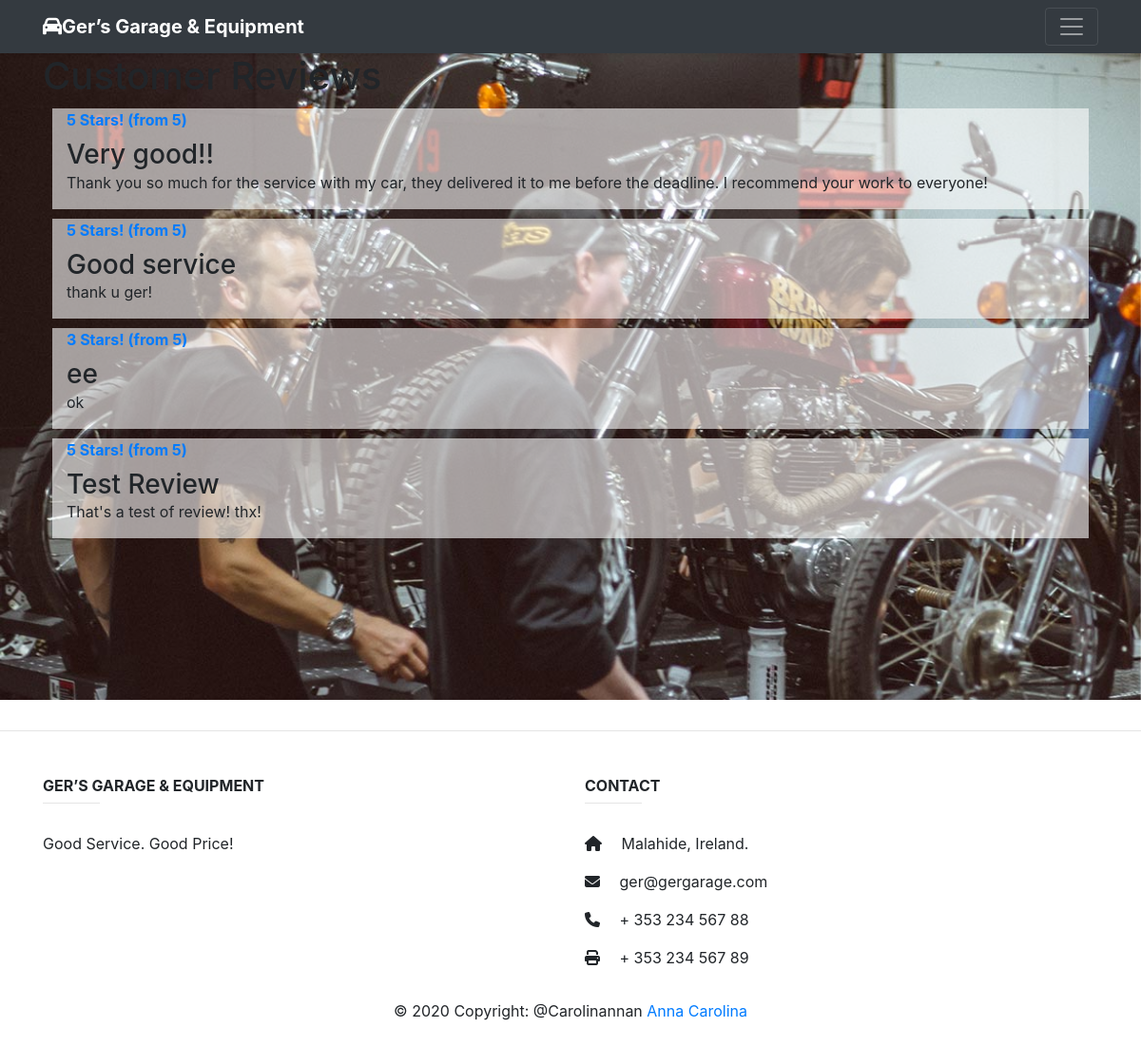
/review.php, run on the app's committed database.
### tables this page shows
CREATE TABLE IF NOT EXISTS `review` (
  `id` int(11) NOT NULL AUTO_INCREMENT,
  `id_user` int(11) NOT NULL,
  `stars` int(11) NOT NULL,
  `title` varchar(150) NOT NULL,
  `review` text NOT NULL,
  PRIMARY KEY (`id`)
);

### review.php (the view, shortened to what this page needs)
<?php
include('header.php');
$query = "SELECT * FROM review ORDER BY id DESC";
$result = mysqli_query($conn, $query);
?>
<div class="userBody">
  <div class="container ">
    <div class="row">
      <div class="col align-self-center">
      <h1>Customer Reviews</h1>
        <?php
            while ($row = mysqli_fetch_array($result)) {
        ?>
            <div class="row reviews">
                <div class="col align-self-center  tableBg">
                    <strong class="d-inline-block mb-2 text-primary"><?php echo $row['stars'] ?> Stars! (from 5)</strong>
                    <h3 class="mb-0"><?php echo $row['title'] ?></h3>
                    <p><?php echo $row['review'] ?></p>
                </div>
            </div>
        <?php } ?>
      </div>
    </div>
  </div>
</div>
<?php
include('footer.php');
?>

### header.php (shortened to what this page needs)
<!DOCTYPE html>
<html lang="en">
<head>
    <link rel="stylesheet" href="https://stackpath.bootstrapcdn.com/bootstrap/4.4.1/css/bootstrap.min.css">
    <link rel="stylesheet" href="assets/css/custom.css">
</head>
<body>
        <header>
                <div class="navbar navbar-dark bg-dark shadow-sm">
                  <div class="container d-flex justify-content-between">
                    <a href="#" class="navbar-brand d-flex align-items-center">
                      <i class="fas fa-car"></i>
                        <strong>   Ger’s Garage & Equipment</strong>
                    </a>
                    <button class="navbar-toggler" type="button" data-toggle="collapse" data-target="#navbarHeader" aria-controls="navbarHeader" aria-expanded="false" aria-label="Toggle navigation">
                      <span class="navbar-toggler-icon"></span>
                    </button>
                  </div>
                </div>
              </header>

### footer.php (shortened to what this page needs)
<footer class="footer mt-auto py-3">
  <hr class="featurette-divider">
  <div class="container text-center text-md-left mt-5">
    <div class="row mt-3 dark-grey-text">
      <div class="col-md-3 col-lg-4 col-xl-3 mb-4">
        <h6 class="text-uppercase font-weight-bold"> Ger’s Garage & Equipment </h6>
        <hr class="teal accent-3 mb-4 mt-0 d-inline-block mx-auto" style="width: 60px;">
        <p>Good Service. Good Price!</p>
      </div>
      <div class="col-md-4 col-lg-3 col-xl-3 mx-auto mb-md-0 mb-4">
        <h6 class="text-uppercase font-weight-bold">Contact</h6>
        <hr class="teal accent-3 mb-4 mt-0 d-inline-block mx-auto" style="width: 60px;">
        <p>
          <i class="fas fa-home mr-3"></i> Malahide, Ireland.</p>
        <p>
          <i class="fas fa-envelope mr-3"></i> ger@gergarage.com</p>
        <p>
          <i class="fas fa-phone mr-3"></i> + 353 234 567 88</p>
        <p>
          <i class="fas fa-print mr-3"></i> + 353 234 567 89</p>
      </div>
    </div>
  </div>
  <div class="footer-copyright text-center py-3">© 2020 Copyright: @Carolinannan</a>  <a href="mailto:araujoc.anna@hotmail.com">Anna Carolina</a>
  </div>
            </footer>
           </body>
</html>

### assets/css/custom.css (style rules this page uses)
.userBody { background-image: url("../img/slide1.jpg"); background-repeat: no-repeat; background-size: cover; height: 85vh; background-attachment: fixed; }
.tableBg { background-color: #ffffff96; }
.reviews { margin: 10px; }

### data on the page
review: stars "5", title "Very good!!", review "Thank you so much for the service with my car, they delivered it to me before the deadline. I recommend your work to everyone!"
review: stars "5", title "Good service", review "thank u ger!"
review: stars "3", title "ee", review "ok"
review: stars "5", title "Test Review", review "That's a test of review! thx!"
